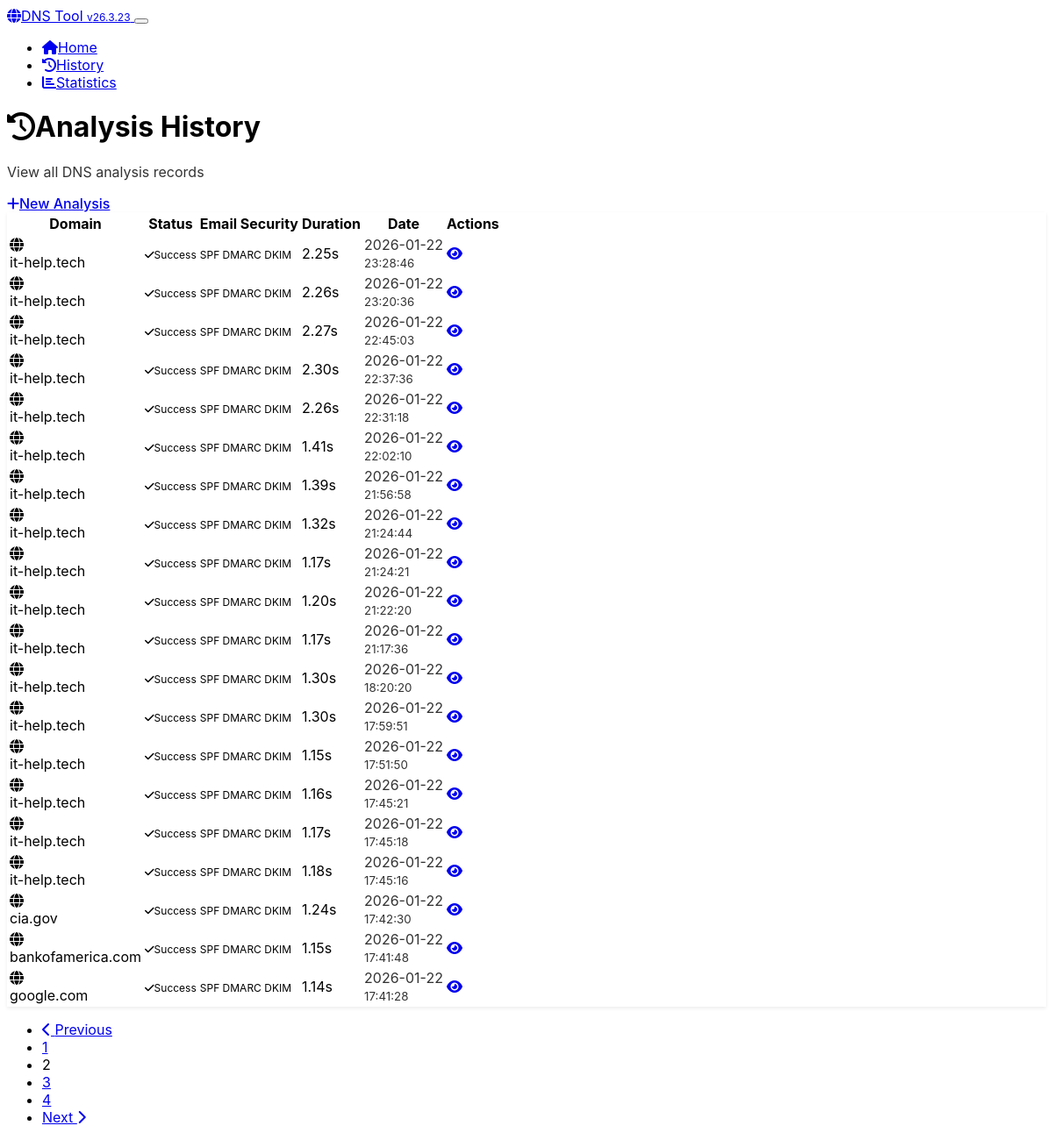
Page /history?page=2 on the committed database.
### app.py (models this page shows, shortened)
class DomainAnalysis(db.Model):
    __tablename__ = 'domain_analyses'
    id = db.Column(db.Integer, primary_key=True)
    domain = db.Column(db.String(255), nullable=False, index=True)
    ascii_domain = db.Column(db.String(255), nullable=False)
    basic_records = db.Column(JSON)
    authoritative_records = db.Column(JSON)
    spf_status = db.Column(db.String(20))
    spf_records = db.Column(JSON)
    dmarc_status = db.Column(db.String(20))
    dmarc_policy = db.Column(db.String(20))
    dmarc_records = db.Column(JSON)
    dkim_status = db.Column(db.String(20))
    dkim_selectors = db.Column(JSON)
    registrar_name = db.Column(db.String(255))
    registrar_source = db.Column(db.String(20))
    analysis_success = db.Column(db.Boolean, default=True)
    error_message = db.Column(db.Text)
    analysis_duration = db.Column(db.Float)  # seconds
    created_at = db.Column(db.DateTime, default=datetime.utcnow, nullable=False)
    updated_at = db.Column(db.DateTime, default=datetime.utcnow, onupdate=datetime.utcnow)

### app.py (the view)
@app.route('/history')
def history():
    page = request.args.get('page', 1, type=int)
    per_page = 20
    analyses = DomainAnalysis.query.order_by(
        DomainAnalysis.created_at.desc()
    ).paginate(
        page=page, per_page=per_page, error_out=False
    )
    return render_template('history.html', analyses=analyses)

### app.py (called while the page is built)
@app.context_processor
def inject_version():
    return {'app_version': APP_VERSION}

### templates/history.html (shortened to what this page needs)
<!DOCTYPE html>
<html lang="en" data-bs-theme="dark">
<head>
    <link href="https://cdn.replit.com/agent/bootstrap-agent-dark-theme.min.css" rel="stylesheet">
    <link href="{{ url_for('static', filename='css/custom.css') }}" rel="stylesheet">
    <link rel="preload" href="https://cdnjs.cloudflare.com/ajax/libs/font-awesome/6.4.0/css/all.min.css" as="style" onload="this.onload=null;this.rel='stylesheet'">
</head>
<body>
    <nav class="navbar navbar-expand-lg navbar-dark bg-dark">
        <div class="container">
            <a class="navbar-brand" href="{{ url_for('index') }}">
                <i class="fas fa-globe me-2"></i>DNS Tool <span class="badge bg-secondary ms-1">v{{ app_version }}</span>
            </a>
            <button class="navbar-toggler" type="button" data-bs-toggle="collapse" data-bs-target="#navbarNav">
            </button>
            <div class="collapse navbar-collapse" id="navbarNav">
                <ul class="navbar-nav ms-auto">
                    <li class="nav-item">
                        <a class="nav-link" href="{{ url_for('index') }}">
                            <i class="fas fa-home me-1"></i>Home
                        </a>
                    </li>
                    <li class="nav-item">
                        <a class="nav-link active" href="{{ url_for('history') }}">
                            <i class="fas fa-history me-1"></i>History
                        </a>
                    </li>
                    <li class="nav-item">
                        <a class="nav-link" href="{{ url_for('stats') }}">
                            <i class="fas fa-chart-bar me-1"></i>Statistics
                        </a>
                    </li>
                </ul>
            </div>
        </div>
    </nav>
    <div class="container my-4">
        <div class="d-flex justify-content-between align-items-center mb-4">
            <div>
                <h1 class="h3 mb-1">
                    <i class="fas fa-history me-2"></i>Analysis History
                </h1>
                <p class="text-muted mb-0">View all DNS analysis records</p>
            </div>
            <a href="{{ url_for('index') }}" class="btn btn-primary">
                <i class="fas fa-plus me-2"></i>New Analysis
            </a>
        </div>
        {% if analyses.items %}
            <div class="card">
                <div class="card-body">
                    <div class="table-responsive">
                        <table class="table table-hover mb-0">
                            <thead>
                                <tr>
                                    <th>Domain</th>
                                    <th>Status</th>
                                    <th>Email Security</th>
                                    <th>Duration</th>
                                    <th>Date</th>
                                    <th>Actions</th>
                                </tr>
                            </thead>
                            <tbody>
                                {% for analysis in analyses.items %}
                                <tr>
                                    <td>
                                        <div class="d-flex align-items-center">
                                            <i class="fas fa-globe text-primary me-2"></i>
                                            <div>
                                                <div class="fw-medium">{{ analysis.domain }}</div>
                                            </div>
                                        </div>
                                    </td>
                                    <td>
                                        {% if analysis.analysis_success %}
                                            <span class="badge bg-success">
                                                <i class="fas fa-check me-1"></i>Success
                                            </span>
                                        {% else %}
                                            <span class="badge bg-danger">
                                                <i class="fas fa-times me-1"></i>Failed
                                            </span>
                                        {% endif %}
                                    </td>
                                    <td>
                                        <div class="d-flex gap-1">
                                            {% if analysis.spf_status %}
                                                <span class="badge bg-{{ 'success' if analysis.spf_status == 'success' else 'warning' if analysis.spf_status == 'warning' else 'danger' }}" title="SPF">
                                                    SPF
                                                </span>
                                            {% endif %}
                                            {% if analysis.dmarc_status %}
                                                <span class="badge bg-{{ 'success' if analysis.dmarc_status == 'success' else 'warning' if analysis.dmarc_status == 'warning' else 'danger' }}" title="DMARC">
                                                    DMARC
                                                </span>
                                            {% endif %}
                                            {% if analysis.dkim_status %}
                                                <span class="badge bg-{{ 'success' if analysis.dkim_status == 'success' else 'warning' }}" title="DKIM">
                                                    DKIM
                                                </span>
                                            {% endif %}
                                        </div>
                                    </td>
                                    <td>
                                        {% if analysis.analysis_duration %}
                                            {{ "%.2f"|format(analysis.analysis_duration) }}s
                                        {% else %}
                                            -
                                        {% endif %}
                                    </td>
                                    <td>
                                        <div class="text-muted">
                                            {{ analysis.created_at.strftime('%Y-%m-%d') }}<br>
                                            <small>{{ analysis.created_at.strftime('%H:%M:%S') }}</small>
                                        </div>
                                    </td>
                                    <td>
                                        <div class="btn-group" role="group">
                                            <a href="{{ url_for('view_analysis', analysis_id=analysis.id) }}"
                                               class="btn btn-sm btn-outline-primary" title="View Details">
                                                <i class="fas fa-eye"></i>
                                            </a>
                                        </div>
                                    </td>
                                </tr>
                                {% endfor %}
                            </tbody>
                        </table>
                    </div>
                </div>
            </div>
            {% if analyses.pages > 1 %}
                <nav aria-label="Analysis history pagination" class="mt-4">
                    <ul class="pagination justify-content-center">
                        {% if analyses.has_prev %}
                            <li class="page-item">
                                <a class="page-link" href="{{ url_for('history', page=analyses.prev_num) }}">
                                    <i class="fas fa-chevron-left"></i> Previous
                                </a>
                            </li>
                        {% endif %}
                        {% for page_num in analyses.iter_pages() %}
                            {% if page_num %}
                                {% if page_num != analyses.page %}
                                    <li class="page-item">
                                        <a class="page-link" href="{{ url_for('history', page=page_num) }}">{{ page_num }}</a>
                                    </li>
                                {% else %}
                                    <li class="page-item active">
                                        <span class="page-link">{{ page_num }}</span>
                                    </li>
                                {% endif %}
                            {% else %}
                                <li class="page-item disabled">
                                    <span class="page-link">...</span>
                                </li>
                            {% endif %}
                        {% endfor %}
                        {% if analyses.has_next %}
                            <li class="page-item">
                                <a class="page-link" href="{{ url_for('history', page=analyses.next_num) }}">
                                    Next <i class="fas fa-chevron-right"></i>
                                </a>
                            </li>
                        {% endif %}
                    </ul>
                </nav>
            {% endif %}
        {% endif %}
    </div>
</body>
</html>

### static/css/custom.css (style rules this page uses)
:root { --code-bg: hsl(210, 11%, 15%); --code-border: hsl(210, 11%, 25%); --feature-icon-size: 3rem; }
body { font-family: -apple-system, BlinkMacSystemFont, 'Segoe UI', Roboto, sans-serif; }
.card { border: 1px solid var(--bs-border-color); box-shadow: 0 0.125rem 0.25rem rgba(0, 0, 0, 0.075); }
.badge { font-size: 0.75em; }
.btn { border-radius: 0.375rem; font-weight: 500; }
.text-muted { opacity: 0.8; }

### rows in the picture
DomainAnalysis: domain "it-help.tech", analysis_success True (drawn), analysis_duration "2.25", created_at "2026-01-22", created_at "23:28:46"
DomainAnalysis: domain "it-help.tech", analysis_success True (drawn), analysis_duration "2.26", created_at "2026-01-22", created_at "23:20:36"
DomainAnalysis: domain "it-help.tech", analysis_success True (drawn), analysis_duration "2.27", created_at "2026-01-22", created_at "22:45:03"
DomainAnalysis: domain "it-help.tech", analysis_success True (drawn), analysis_duration "2.30", created_at "2026-01-22", created_at "22:37:36"
DomainAnalysis: domain "it-help.tech", analysis_success True (drawn), analysis_duration "2.26", created_at "2026-01-22", created_at "22:31:18"
DomainAnalysis: domain "it-help.tech", analysis_success True (drawn), analysis_duration "1.41", created_at "2026-01-22", created_at "22:02:10"
DomainAnalysis: domain "it-help.tech", analysis_success True (drawn), analysis_duration "1.39", created_at "2026-01-22", created_at "21:56:58"
DomainAnalysis: domain "it-help.tech", analysis_success True (drawn), analysis_duration "1.32", created_at "2026-01-22", created_at "21:24:44"
DomainAnalysis: domain "it-help.tech", analysis_success True (drawn), analysis_duration "1.17", created_at "2026-01-22", created_at "21:24:21"
DomainAnalysis: domain "it-help.tech", analysis_success True (drawn), analysis_duration "1.20", created_at "2026-01-22", created_at "21:22:20"
DomainAnalysis: domain "it-help.tech", analysis_success True (drawn), analysis_duration "1.17", created_at "2026-01-22", created_at "21:17:36"
DomainAnalysis: domain "it-help.tech", analysis_success True (drawn), analysis_duration "1.30", created_at "2026-01-22", created_at "18:20:20"
DomainAnalysis: domain "it-help.tech", analysis_success True (drawn), analysis_duration "1.30", created_at "2026-01-22", created_at "17:59:51"
DomainAnalysis: domain "it-help.tech", analysis_success True (drawn), analysis_duration "1.15", created_at "2026-01-22", created_at "17:51:50"
DomainAnalysis: domain "it-help.tech", analysis_success True (drawn), analysis_duration "1.16", created_at "2026-01-22", created_at "17:45:21"
DomainAnalysis: domain "it-help.tech", analysis_success True (drawn), analysis_duration "1.17", created_at "2026-01-22", created_at "17:45:18"
DomainAnalysis: domain "it-help.tech", analysis_success True (drawn), analysis_duration "1.18", created_at "2026-01-22", created_at "17:45:16"
DomainAnalysis: domain "cia.gov", analysis_success True (drawn), analysis_duration "1.24", created_at "2026-01-22", created_at "17:42:30"
DomainAnalysis: domain "bankofamerica.com", analysis_success True (drawn), analysis_duration "1.15", created_at "2026-01-22", created_at "17:41:48"
DomainAnalysis: domain "google.com", analysis_success True (drawn), analysis_duration "1.14", created_at "2026-01-22", created_at "17:41:28"

### other values in the picture
{{ app_version }} "26.3.23"
{{ page_num }} "1" "3" "4"
{{ page_num }} "2"
